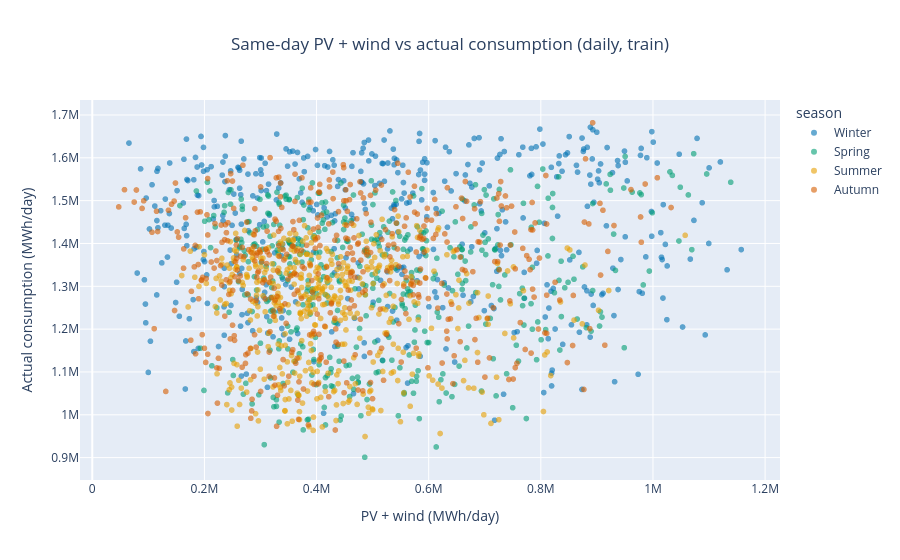

Here is the notebook cell this chart was saved with:
### Markdown cell above
## PV + wind vs consumption

`residual_load = actual_consumption - (PV + onshore wind + offshore wind)`, so the PV + wind total can be recovered from the existing columns. No extra download is needed for this section.

The target is `actual_consumption`, so `residual_load` is not a usable feature: it contains the target. The PV + wind values of the same day are also not available at prediction time. Only lagged values can be used, and the lag has to be at least the forecast horizon (1 day for a next-day forecast). All numbers below use the training set only.

### Code cell
df_ren = df_day_train.sort_values("date_from").copy()
df_ren["date_from"] = pd.to_datetime(df_ren["date_from"])
df_ren["renewable_pv_wind"] = df_ren["actual_consumption"] - df_ren["residual_load"]
df_ren["season"] = df_ren["month"].map(season_map)  # season_map is defined in the intra-day section

print(df_ren[["actual_consumption", "residual_load", "renewable_pv_wind"]].describe().round(0))
print("corr(consumption, residual_load):", round(df_ren["actual_consumption"].corr(df_ren["residual_load"]), 3))
print("corr(consumption, renewable):    ", round(df_ren["actual_consumption"].corr(df_ren["renewable_pv_wind"]), 3))

fig = px.scatter(df_ren, x="renewable_pv_wind", y="actual_consumption", color="season",
                 color_discrete_sequence=["#0072B2", "#009E73", "#E69F00", "#D55E00"],
                 category_orders={"season": season_order},
                 opacity=0.6, title="Same-day PV + wind vs actual consumption (daily, train)",
                 labels={"renewable_pv_wind": "PV + wind (MWh/day)", "actual_consumption": "Actual consumption (MWh/day)"})
fig.update_layout(title_x=0.5)
fig.show()

print(df_ren.groupby("season")[["actual_consumption", "renewable_pv_wind"]].corr()
            .xs("actual_consumption", level=1)["renewable_pv_wind"].round(3))

### Figure 1 — Plotly figure (JSON) as saved in the notebook; plotly's stock layout.template omitted (floating-point values rounded to 4 significant figures; data arrays with more than 128 entries replaced by an {"elided": "..."} marker saying what was removed)
{"data": [{"hovertemplate": "season=Winter<br>PV + wind (MWh/day)=%{x}<br>Actual consumption (MWh/day)=%{y}<extra></extra>", "legendgroup": "Winter", "marker": {"color": "#0072B2", "opacity": 0.6, "symbol": "circle"}, "mode": "markers", "name": "Winter", "showlegend": true, "type": "scattergl", "x": {"elided": "451 float values"}, "xaxis": "x", "y": {"elided": "451 float values"}, "yaxis": "y"}, {"hovertemplate": "season=Spring<br>PV + wind (MWh/day)=%{x}<br>Actual consumption (MWh/day)=%{y}<extra></extra>", "legendgroup": "Spring", "marker": {"color": "#009E73", "opacity": 0.6, "symbol": "circle"}, "mode": "markers", "name": "Spring", "showlegend": true, "type": "scattergl", "x": {"elided": "460 float values"}, "xaxis": "x", "y": {"elided": "460 float values"}, "yaxis": "y"}, {"hovertemplate": "season=Summer<br>PV + wind (MWh/day)=%{x}<br>Actual consumption (MWh/day)=%{y}<extra></extra>", "legendgroup": "Summer", "marker": {"color": "#E69F00", "opacity": 0.6, "symbol": "circle"}, "mode": "markers", "name": "Summer", "showlegend": true, "type": "scattergl", "x": {"elided": "460 float values"}, "xaxis": "x", "y": {"elided": "460 float values"}, "yaxis": "y"}, {"hovertemplate": "season=Autumn<br>PV + wind (MWh/day)=%{x}<br>Actual consumption (MWh/day)=%{y}<extra></extra>", "legendgroup": "Autumn", "marker": {"color": "#D55E00", "opacity": 0.6, "symbol": "circle"}, "mode": "markers", "name": "Autumn", "showlegend": true, "type": "scattergl", "x": {"elided": "455 float values"}, "xaxis": "x", "y": {"elided": "455 float values"}, "yaxis": "y"}], "layout": {"legend": {"title": {"text": "season"}, "tracegroupgap": 0}, "title": {"text": "Same-day PV + wind vs actual consumption (daily, train)", "x": 0.5}, "xaxis": {"anchor": "y", "domain": [0, 1], "title": {"text": "PV + wind (MWh/day)"}}, "yaxis": {"anchor": "x", "domain": [0, 1], "title": {"text": "Actual consumption (MWh/day)"}}}}
